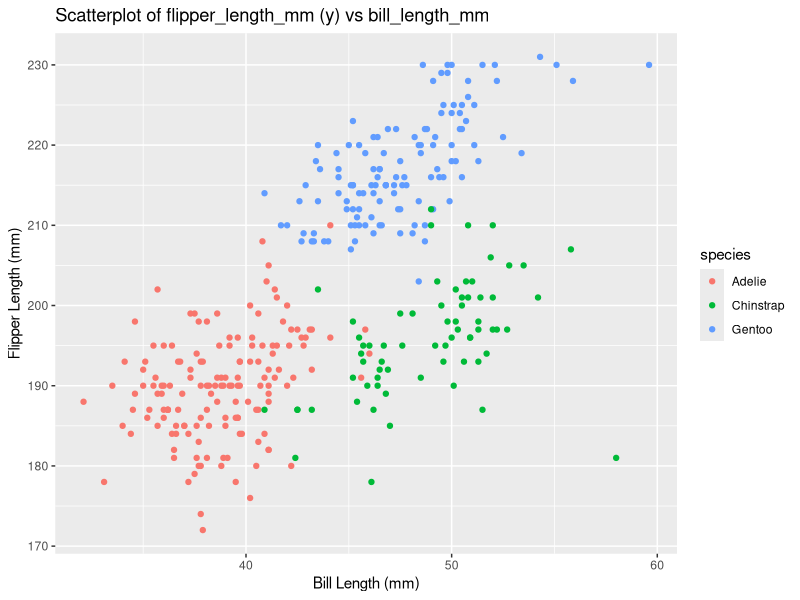
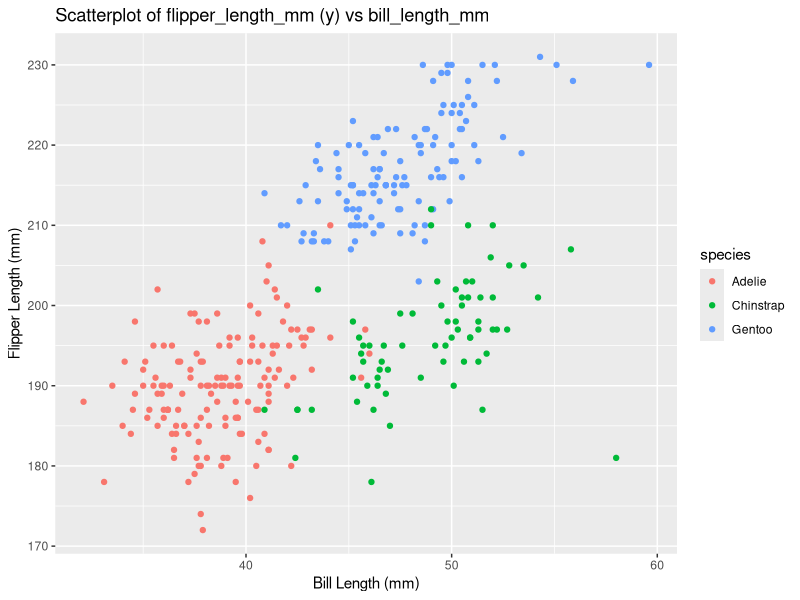

Here is the R script that generated these plots, in order:
## ---- chunk 1
library(tidyverse)
data("penguins", package = "palmerpenguins")
## ---- chunk 2
ggplot(penguins, aes(x = bill_length_mm, y = flipper_length_mm, color=species)) + 
  geom_point() + 
  ggtitle('Scatterplot of flipper_length_mm (y) vs bill_length_mm') +
  xlab('Bill Length (mm)') +
  ylab('Flipper Length (mm)')
## ---- chunk 3
ggsave("Flipper_vs_Bill_Scatterplot_Penguins.pdf")
## ---- chunk 4
p2_df = tibble(
  nrom = rnorm(10, mean = 0, sd = 1),
  logi_vector = nrom > 0,
  char_vector = c("a", "b", "c", "d", "e", "f", "g", "h", "i", "j"),
  fac_vector = factor(c("High", "Middle", "Low", "High", "High", "Middle", "Low", "Low", "Midlle", "Middle"))
)
view(p2_df)
## ---- chunk 5
nrom_mean = mean(pull(p2_df, var = nrom))
nrom_mean
logi_vector_mean = mean(pull(p2_df, var = logi_vector))
logi_vector_mean
char_vector_mean = mean(pull(p2_df, var = char_vector))
char_vector_mean
fac_vector_mean = mean(pull(p2_df, var = fac_vector))
fac_vector_mean
## ---- chunk 6
convert_logi_vector = as.numeric(pull(p2_df, var = logi_vector))
convert_logi_vector
convert_char_vector = as.numeric(pull(p2_df, var = char_vector))
convert_char_vector
convert_fac_vector = as.numeric(pull(p2_df, var = fac_vector))
convert_fac_vector
